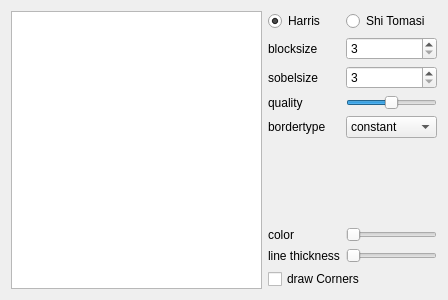
<?xml version="1.0" encoding="UTF-8"?>
<ui version="4.0">
 <class>DialogCornerDetection</class>
 <widget class="QDialog" name="DialogCornerDetection">
  <property name="geometry">
   <rect>
    <x>0</x>
    <y>0</y>
    <width>448</width>
    <height>300</height>
   </rect>
  </property>
  <property name="windowTitle">
   <string>Dialog</string>
  </property>
  <layout class="QGridLayout" name="gridLayout">
   <item row="0" column="2">
    <widget class="QRadioButton" name="rBShiTomasi">
     <property name="text">
      <string>Shi Tomasi</string>
     </property>
    </widget>
   </item>
   <item row="1" column="1">
    <widget class="QLabel" name="label_2">
     <property name="text">
      <string>blocksize</string>
     </property>
    </widget>
   </item>
   <item row="0" column="1">
    <widget class="QRadioButton" name="rBHarris">
     <property name="text">
      <string>Harris</string>
     </property>
     <property name="checked">
      <bool>true</bool>
     </property>
    </widget>
   </item>
   <item row="2" column="1">
    <widget class="QLabel" name="label_3">
     <property name="text">
      <string>sobelsize</string>
     </property>
    </widget>
   </item>
   <item row="1" column="2">
    <widget class="QSpinBox" name="sBBlockSize">
     <property name="minimum">
      <number>3</number>
     </property>
     <property name="maximum">
      <number>15</number>
     </property>
     <property name="singleStep">
      <number>2</number>
     </property>
    </widget>
   </item>
   <item row="2" column="2">
    <widget class="QSpinBox" name="sBSobelSize">
     <property name="minimum">
      <number>3</number>
     </property>
     <property name="maximum">
      <number>9</number>
     </property>
     <property name="singleStep">
      <number>2</number>
     </property>
    </widget>
   </item>
   <item row="0" column="0" rowspan="13">
    <widget class="QTableView" name="tableView"/>
   </item>
   <item row="10" column="2">
    <widget class="QSlider" name="sliderColor">
     <property name="maximum">
      <number>255</number>
     </property>
     <property name="orientation">
      <enum>Qt::Horizontal</enum>
     </property>
    </widget>
   </item>
   <item row="10" column="1">
    <widget class="QLabel" name="label_6">
     <property name="text">
      <string>color</string>
     </property>
    </widget>
   </item>
   <item row="11" column="1">
    <widget class="QLabel" name="label_5">
     <property name="text">
      <string>line thickness</string>
     </property>
    </widget>
   </item>
   <item row="3" column="1">
    <widget class="QLabel" name="label_7">
     <property name="text">
      <string>quality</string>
     </property>
    </widget>
   </item>
   <item row="3" column="2">
    <widget class="QSlider" name="sliderQuality">
     <property name="minimum">
      <number>1</number>
     </property>
     <property name="maximum">
      <number>100</number>
     </property>
     <property name="value">
      <number>50</number>
     </property>
     <property name="orientation">
      <enum>Qt::Horizontal</enum>
     </property>
    </widget>
   </item>
   <item row="4" column="2">
    <widget class="QComboBox" name="cBxBorderType">
     <item>
      <property name="text">
       <string>constant</string>
      </property>
     </item>
     <item>
      <property name="text">
       <string>replicate</string>
      </property>
     </item>
     <item>
      <property name="text">
       <string>reflect</string>
      </property>
     </item>
     <item>
      <property name="text">
       <string>reflect_101</string>
      </property>
     </item>
    </widget>
   </item>
   <item row="5" column="1" rowspan="5" colspan="2">
    <spacer name="verticalSpacer">
     <property name="orientation">
      <enum>Qt::Vertical</enum>
     </property>
     <property name="sizeHint" stdset="0">
      <size>
       <width>20</width>
       <height>40</height>
      </size>
     </property>
    </spacer>
   </item>
   <item row="4" column="1">
    <widget class="QLabel" name="label_4">
     <property name="text">
      <string>bordertype</string>
     </property>
    </widget>
   </item>
   <item row="12" column="1" colspan="2">
    <widget class="QCheckBox" name="cBDrawCorners">
     <property name="text">
      <string>draw Corners</string>
     </property>
    </widget>
   </item>
   <item row="11" column="2">
    <widget class="QSlider" name="sliderLineThickness">
     <property name="orientation">
      <enum>Qt::Horizontal</enum>
     </property>
    </widget>
   </item>
  </layout>
 </widget>
 <resources/>
 <connections/>
</ui>
